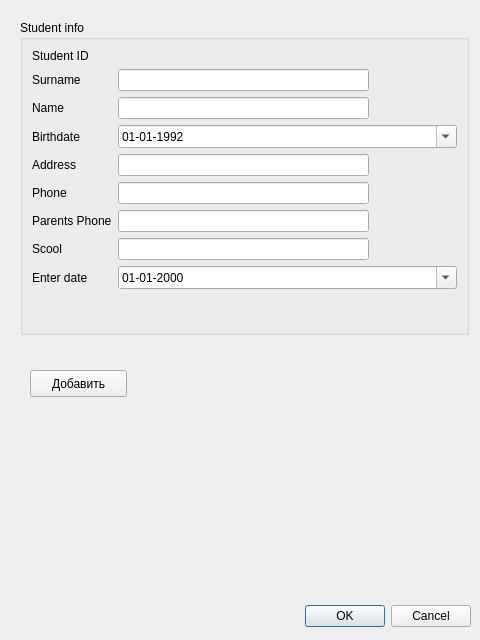
<?xml version="1.0" encoding="UTF-8"?>
<ui version="4.0">
 <class>Dialog</class>
 <widget class="QDialog" name="Dialog">
  <property name="geometry">
   <rect>
    <x>0</x>
    <y>0</y>
    <width>480</width>
    <height>640</height>
   </rect>
  </property>
  <property name="windowTitle">
   <string>Dialog</string>
  </property>
  <widget class="QDialogButtonBox" name="buttonBox">
   <property name="geometry">
    <rect>
     <x>10</x>
     <y>600</y>
     <width>461</width>
     <height>32</height>
    </rect>
   </property>
   <property name="orientation">
    <enum>Qt::Horizontal</enum>
   </property>
   <property name="standardButtons">
    <set>QDialogButtonBox::Cancel|QDialogButtonBox::Ok</set>
   </property>
  </widget>
  <widget class="QGroupBox" name="groupBox">
   <property name="geometry">
    <rect>
     <x>20</x>
     <y>20</y>
     <width>449</width>
     <height>315</height>
    </rect>
   </property>
   <property name="minimumSize">
    <size>
     <width>449</width>
     <height>0</height>
    </size>
   </property>
   <property name="title">
    <string>Student info</string>
   </property>
   <layout class="QFormLayout" name="formLayout">
    <item row="0" column="0">
     <widget class="QLabel" name="label_6">
      <property name="text">
       <string>Student ID</string>
      </property>
     </widget>
    </item>
    <item row="0" column="1">
     <widget class="QLabel" name="lab_client_id">
      <property name="text">
       <string/>
      </property>
     </widget>
    </item>
    <item row="1" column="0">
     <widget class="QLabel" name="label">
      <property name="text">
       <string>Surname</string>
      </property>
     </widget>
    </item>
    <item row="1" column="1">
     <widget class="QLineEdit" name="le_surname">
      <property name="minimumSize">
       <size>
        <width>251</width>
        <height>0</height>
       </size>
      </property>
      <property name="maximumSize">
       <size>
        <width>251</width>
        <height>16777215</height>
       </size>
      </property>
     </widget>
    </item>
    <item row="2" column="0">
     <widget class="QLabel" name="label_2">
      <property name="text">
       <string>Name</string>
      </property>
     </widget>
    </item>
    <item row="2" column="1">
     <widget class="QLineEdit" name="le_name">
      <property name="minimumSize">
       <size>
        <width>251</width>
        <height>0</height>
       </size>
      </property>
      <property name="maximumSize">
       <size>
        <width>251</width>
        <height>16777215</height>
       </size>
      </property>
     </widget>
    </item>
    <item row="3" column="0">
     <widget class="QLabel" name="label_3">
      <property name="text">
       <string>Birthdate</string>
      </property>
     </widget>
    </item>
    <item row="3" column="1">
     <widget class="QDateEdit" name="de_birthdate">
      <property name="date">
       <date>
        <year>1992</year>
        <month>1</month>
        <day>1</day>
       </date>
      </property>
      <property name="displayFormat">
       <string>dd-MM-yyyy</string>
      </property>
      <property name="calendarPopup">
       <bool>true</bool>
      </property>
     </widget>
    </item>
    <item row="4" column="0">
     <widget class="QLabel" name="label_4">
      <property name="text">
       <string>Address</string>
      </property>
     </widget>
    </item>
    <item row="4" column="1">
     <widget class="QLineEdit" name="le_address">
      <property name="minimumSize">
       <size>
        <width>251</width>
        <height>0</height>
       </size>
      </property>
      <property name="maximumSize">
       <size>
        <width>251</width>
        <height>16777215</height>
       </size>
      </property>
     </widget>
    </item>
    <item row="5" column="0">
     <widget class="QLabel" name="label_26">
      <property name="text">
       <string>Phone</string>
      </property>
     </widget>
    </item>
    <item row="5" column="1">
     <widget class="QLineEdit" name="le_phone">
      <property name="minimumSize">
       <size>
        <width>251</width>
        <height>0</height>
       </size>
      </property>
      <property name="maximumSize">
       <size>
        <width>251</width>
        <height>16777215</height>
       </size>
      </property>
     </widget>
    </item>
    <item row="6" column="0">
     <widget class="QLabel" name="label_5">
      <property name="text">
       <string>Parents Phone</string>
      </property>
     </widget>
    </item>
    <item row="6" column="1">
     <widget class="QLineEdit" name="le_parents_phone">
      <property name="minimumSize">
       <size>
        <width>251</width>
        <height>0</height>
       </size>
      </property>
      <property name="maximumSize">
       <size>
        <width>251</width>
        <height>16777215</height>
       </size>
      </property>
     </widget>
    </item>
    <item row="7" column="0">
     <widget class="QLabel" name="label_7">
      <property name="text">
       <string>Scool</string>
      </property>
     </widget>
    </item>
    <item row="7" column="1">
     <widget class="QLineEdit" name="le_school">
      <property name="minimumSize">
       <size>
        <width>251</width>
        <height>0</height>
       </size>
      </property>
      <property name="maximumSize">
       <size>
        <width>251</width>
        <height>16777215</height>
       </size>
      </property>
     </widget>
    </item>
    <item row="8" column="0">
     <widget class="QLabel" name="label_8">
      <property name="text">
       <string>Enter date</string>
      </property>
     </widget>
    </item>
    <item row="8" column="1">
     <widget class="QDateEdit" name="de_enter_date">
      <property name="displayFormat">
       <string>dd-MM-yyyy</string>
      </property>
      <property name="calendarPopup">
       <bool>true</bool>
      </property>
     </widget>
    </item>
   </layout>
  </widget>
  <widget class="QPushButton" name="pb_add_student">
   <property name="geometry">
    <rect>
     <x>30</x>
     <y>370</y>
     <width>97</width>
     <height>27</height>
    </rect>
   </property>
   <property name="text">
    <string>Добавить</string>
   </property>
   <property name="checkable">
    <bool>false</bool>
   </property>
   <property name="checked">
    <bool>false</bool>
   </property>
  </widget>
 </widget>
 <resources/>
 <connections>
  <connection>
   <sender>buttonBox</sender>
   <signal>accepted()</signal>
   <receiver>Dialog</receiver>
   <slot>accept()</slot>
   <hints>
    <hint type="sourcelabel">
     <x>248</x>
     <y>254</y>
    </hint>
    <hint type="destinationlabel">
     <x>157</x>
     <y>274</y>
    </hint>
   </hints>
  </connection>
  <connection>
   <sender>buttonBox</sender>
   <signal>rejected()</signal>
   <receiver>Dialog</receiver>
   <slot>reject()</slot>
   <hints>
    <hint type="sourcelabel">
     <x>316</x>
     <y>260</y>
    </hint>
    <hint type="destinationlabel">
     <x>286</x>
     <y>274</y>
    </hint>
   </hints>
  </connection>
 </connections>
</ui>
